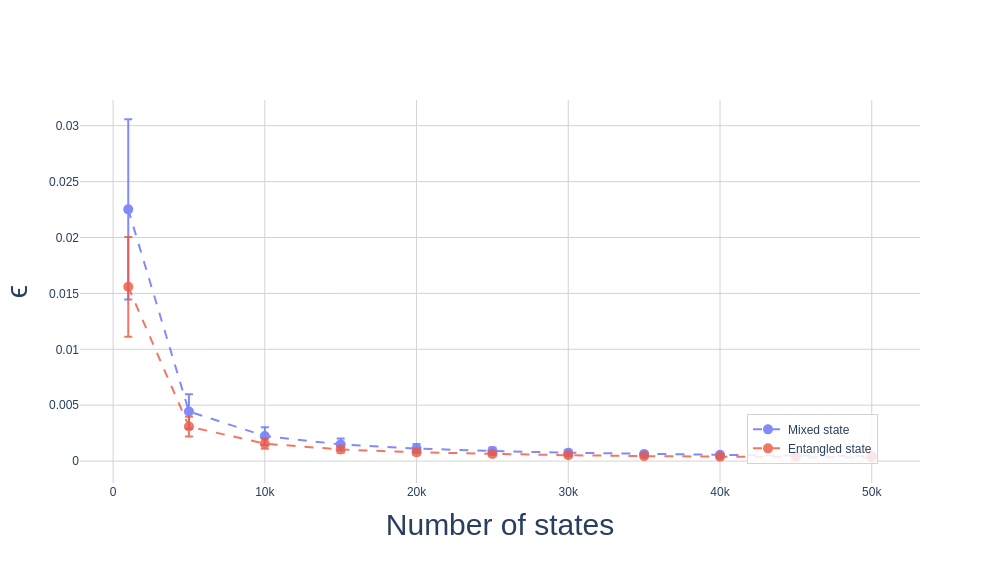
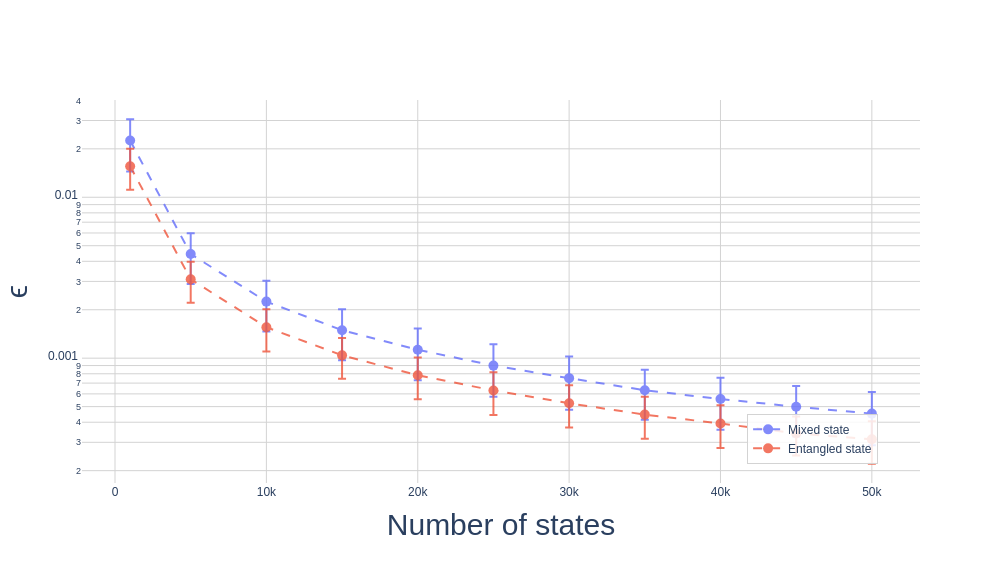

Notebook code cell kept with these figures, in order:
### Code cell
display([plotter(log_y_flag=False),plotter(log_y_flag=True)])

### Figure 1 — Plotly figure (JSON) as saved in the notebook; plotly's stock layout.template omitted (floating-point values rounded to 4 significant figures)
{"data": [{"error_y": {"array": [0.00807, 0.001545, 0.0007846, 0.0005234, 0.0003991, 0.0003225, 0.0002735, 0.0002168, 0.000198, 0.0001727, 0.0001644], "type": "data", "visible": true}, "line": {"dash": "dash", "width": 2}, "marker": {"size": 10}, "mode": "lines+markers", "name": "Mixed state", "opacity": 0.8, "type": "scatter", "x": [1000.0, 5000.0, 10000.0, 15000.0, 20000.0, 25000.0, 30000.0, 35000.0, 40000.0, 45000.0, 50000.0], "y": [0.02252, 0.004436, 0.002247, 0.001493, 0.001128, 0.0008993, 0.0007515, 0.0006318, 0.0005574, 0.000499, 0.0004525]}, {"error_y": {"array": [0.004462, 0.0008813, 0.0004565, 0.0002958, 0.0002276, 0.0001864, 0.0001539, 0.0001299, 0.0001168, 9.279e-05, 9.276e-05], "type": "data", "visible": true}, "line": {"dash": "dash", "width": 2}, "marker": {"size": 10}, "mode": "lines+markers", "name": "Entangled state", "opacity": 0.8, "type": "scatter", "x": [1000.0, 5000.0, 10000.0, 15000.0, 20000.0, 25000.0, 30000.0, 35000.0, 40000.0, 45000.0, 50000.0], "y": [0.01559, 0.003092, 0.001558, 0.001041, 0.0007834, 0.0006302, 0.0005245, 0.000446, 0.0003929, 0.0003408, 0.0003132]}], "layout": {"height": 563, "legend": {"bgcolor": "rgba(255, 255, 255, 0.85)", "bordercolor": "lightgray", "borderwidth": 1, "font": {"family": "Arial", "size": 12}, "x": 0.95, "xanchor": "right", "y": 0.05, "yanchor": "bottom"}, "paper_bgcolor": "white", "plot_bgcolor": "white", "width": 1000, "xaxis": {"gridcolor": "lightgray", "gridwidth": 1, "showgrid": true, "tickfont": {"family": "Arial", "size": 12}, "title": {"font": {"family": "Arial", "size": 30}, "text": "Number of states"}, "zeroline": false}, "yaxis": {"gridcolor": "lightgray", "gridwidth": 1, "showgrid": true, "tickfont": {"family": "Arial", "size": 12}, "title": {"font": {"family": "Arial", "size": 30}, "text": "ϵ"}, "type": "linear", "zeroline": false}}}

### Figure 2 — Plotly figure (JSON) as saved in the notebook; plotly's stock layout.template omitted (floating-point values rounded to 4 significant figures)
{"data": [{"error_y": {"array": [0.00807, 0.001545, 0.0007846, 0.0005234, 0.0003991, 0.0003225, 0.0002735, 0.0002168, 0.000198, 0.0001727, 0.0001644], "type": "data", "visible": true}, "line": {"dash": "dash", "width": 2}, "marker": {"size": 10}, "mode": "lines+markers", "name": "Mixed state", "opacity": 0.8, "type": "scatter", "x": [1000.0, 5000.0, 10000.0, 15000.0, 20000.0, 25000.0, 30000.0, 35000.0, 40000.0, 45000.0, 50000.0], "y": [0.02252, 0.004436, 0.002247, 0.001493, 0.001128, 0.0008993, 0.0007515, 0.0006318, 0.0005574, 0.000499, 0.0004525]}, {"error_y": {"array": [0.004462, 0.0008813, 0.0004565, 0.0002958, 0.0002276, 0.0001864, 0.0001539, 0.0001299, 0.0001168, 9.279e-05, 9.276e-05], "type": "data", "visible": true}, "line": {"dash": "dash", "width": 2}, "marker": {"size": 10}, "mode": "lines+markers", "name": "Entangled state", "opacity": 0.8, "type": "scatter", "x": [1000.0, 5000.0, 10000.0, 15000.0, 20000.0, 25000.0, 30000.0, 35000.0, 40000.0, 45000.0, 50000.0], "y": [0.01559, 0.003092, 0.001558, 0.001041, 0.0007834, 0.0006302, 0.0005245, 0.000446, 0.0003929, 0.0003408, 0.0003132]}], "layout": {"height": 563, "legend": {"bgcolor": "rgba(255, 255, 255, 0.85)", "bordercolor": "lightgray", "borderwidth": 1, "font": {"family": "Arial", "size": 12}, "x": 0.95, "xanchor": "right", "y": 0.05, "yanchor": "bottom"}, "paper_bgcolor": "white", "plot_bgcolor": "white", "width": 1000, "xaxis": {"gridcolor": "lightgray", "gridwidth": 1, "showgrid": true, "tickfont": {"family": "Arial", "size": 12}, "title": {"font": {"family": "Arial", "size": 30}, "text": "Number of states"}, "zeroline": false}, "yaxis": {"gridcolor": "lightgray", "gridwidth": 1, "showgrid": true, "tickfont": {"family": "Arial", "size": 12}, "title": {"font": {"family": "Arial", "size": 30}, "text": "ϵ"}, "type": "log", "zeroline": false}}}
